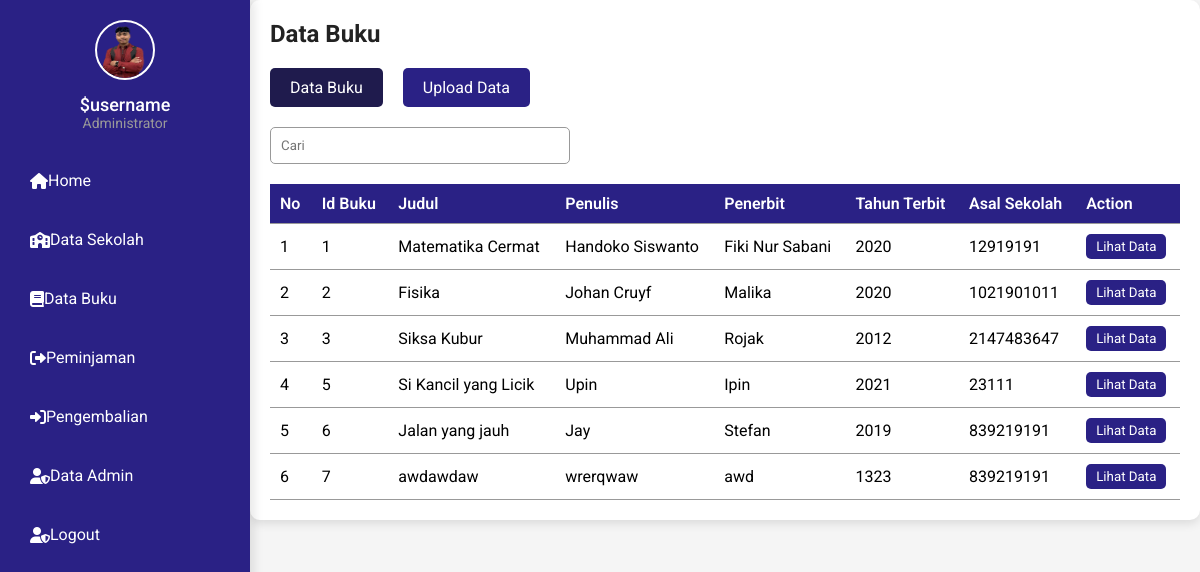
Page /databuku.php on the committed database.
### tables this page shows
CREATE TABLE `tbldata_buku` (
  `id_buku` int(11) NOT NULL,
  `judul` varchar(255) DEFAULT NULL,
  `penulis` varchar(255) DEFAULT NULL,
  `penerbit` varchar(255) DEFAULT NULL,
  `tahun_terbit` varchar(4) DEFAULT NULL,
  `fk_induk` int(11) DEFAULT NULL
);

### databuku.php (the view, shortened to what this page needs)
<?php
include 'koneksi.php';
?>
<!DOCTYPE html>
<html lang="en">
  <head>
    <link rel="stylesheet" href="css/databuku.css" />
    <link rel="stylesheet" href="https://cdnjs.cloudflare.com/ajax/libs/font-awesome/6.0.0-beta3/css/all.min.css" />
  </head>
  <body>
    <div class="sidebar">
        <div class="profile">
          <img src="img/MIFTAHUL.png" alt="" class="profile-pic" />
          <p class="profile-name"> $username </p>
          <p class="profile-role">Administrator</p>
        </div>
        <nav>
          <ul>
            <li>
              <a href="index.php"><i class="fas fa-home"></i> Home</a>
            </li>
            <li>
              <a href="datasekolah.php"><i class="fas fa-school"></i> Data Sekolah</a>
            </li>
            <li>
              <a href="#" class="active"><i class="fas fa-book"></i> Data Buku</a>
            </li>
            <li>
              <a href="datapeminjaman.php"><i class="fas fa-sign-out-alt"></i> Peminjaman</a>
            </li>
            <li>
              <a href="datapengembalian.php"><i class="fas fa-sign-in-alt"></i> Pengembalian</a>
            </li>
            <li>
              <a href="dataadmin.php"><i class="fas fa-user-shield"></i> Data Admin</a>
            </li>
            <li>
              <a href="logout.php"><i class="fas fa-user-shield"></i>Logout</a>
            </li>
          </ul>
        </nav>
      </div>
    <div class="main-content">
      <h2>Data Buku</h2>
      <div class="tabs">
        <button class="active">Data Buku</button>
        <button onclick="window.location.href='buku.php'">Upload Data</button>
      </div>
      <div class="search-bar">
        <input type="search" placeholder="Cari" />
      </div>
      <table>
        <thead>
          <tr>
            <th>No</th>
            <th>Id Buku</th>
            <th>Judul</th>
            <th>Penulis</th>
            <th>Penerbit</th>
            <th>Tahun Terbit</th>
            <th>Asal Sekolah</th>
            <th>Action</th>
          </tr>
        </thead>
        <tbody>
        <?php
          $query = "SELECT * FROM tbldata_buku";
          $result = mysqli_query($conn, $query);
          if (mysqli_num_rows($result) > 0) {
              $no = 1;
              while ($row = mysqli_fetch_assoc($result)) {
                  echo "<tr>";
                  echo "<td>" . $no++ . "</td>";
                  echo "<td>" . $row['id_buku'] . "</td>";
                  echo "<td>" . $row['judul'] . "</td>";
                  echo "<td>" . $row['penulis'] . "</td>";
                  echo "<td>" . $row['penerbit'] . "</td>";
		  echo "<td>" . $row['tahun_terbit'] . "</td>";
		  echo "<td>" . $row['fk_induk'] . "</td>";
                  echo "<td><button onclick=\"window.location.href='buku.php'\">Lihat Data</button></td>";
                  echo "</tr>";
              }
          } else {
              echo "<tr><td colspan='6'>Tidak ada data</td></tr>";
          }
          ?>
        </tbody>
      </table>
    </div>
  </body>
</html>

### css/databuku.css (style rules this page uses)
* { font-family: "Roboto", sans-serif; margin: 0; padding: 0; box-sizing: border-box; }
:root { --blue: #2a2185; --white: #fff; --grey: #f5f5f5; --black1: #222; --black2: #999; --black3: #2e2b24; }
body { height: 100vh; overflow-x: hidden; background: var(--grey); }
.sidebar { position: fixed; width: 250px; height: 100%; background: var(--blue); padding: 20px; transition: 0.5s; box-shadow: 4px 0 10px rgba(0, 0, 0, 0.1); }
.profile { text-align: center; margin-bottom: 30px; }
.profile-pic { width: 60px; height: 60px; border-radius: 100px; border: 2px solid var(--white); }
.profile-name { margin-top: 10px; color: var(--white); font-size: 18px; font-weight: 500; }
.profile-role { font-size: 14px; color: var(--black2); }
nav ul { list-style-type: none; }
nav ul li { margin: 20px 0; }
nav ul li a { color: var(--white); text-decoration: none; display: flex; align-items: center; padding: 10px; border-radius: 10px; transition: background-color 0.3s, transform 0.2s; }
.main-content { flex-grow: 1; margin-left: 250px; padding: 20px; background-color: var(--white); border-radius: 10px; box-shadow: 0 4px 10px rgba(0, 0, 0, 0.1); }
h2 { font-size: 24px; color: var(--black1); }
.tabs { display: flex; gap: 20px; margin-top: 20px; }
.tabs button { padding: 10px 20px; border-radius: 5px; background-color: var(--blue); color: var(--white); font-size: 16px; cursor: pointer; transition: background-color 0.3s; border: none; }
.tabs button.active { background-color: #1f1b4d; }
.search-bar { margin-top: 20px; }
.search-bar input { padding: 10px; width: 100%; max-width: 300px; border-radius: 5px; border: 1px solid var(--black2); }
table { width: 100%; border-collapse: collapse; margin-top: 20px; }
table th, table td { padding: 10px; text-align: left; border-bottom: 1px solid var(--black2); }
table th { background-color: var(--blue); color: var(--white); font-weight: 600; }
table td button { padding: 5px 10px; background-color: var(--blue); color: var(--white); border: none; border-radius: 5px; cursor: pointer; transition: background-color 0.3s; }

### rows in the picture
tbldata_buku: id_buku "1", judul "Matematika Cermat", penulis "Handoko Siswanto", penerbit "Fiki Nur Sabani", tahun_terbit "2020", fk_induk "12919191"
tbldata_buku: id_buku "2", judul "Fisika", penulis "Johan Cruyf", penerbit "Malika", tahun_terbit "2020", fk_induk "1021901011"
tbldata_buku: id_buku "3", judul "Siksa Kubur", penulis "Muhammad Ali", penerbit "Rojak", tahun_terbit "2012", fk_induk "2147483647"
tbldata_buku: id_buku "5", judul "Si Kancil yang Licik", penulis "Upin", penerbit "Ipin", tahun_terbit "2021", fk_induk "23111"
tbldata_buku: id_buku "6", judul "Jalan yang jauh", penulis "Jay", penerbit "Stefan", tahun_terbit "2019", fk_induk "839219191"
tbldata_buku: id_buku "7", judul "awdawdaw", penulis "wrerqwaw", penerbit "awd", tahun_terbit "1323", fk_induk "839219191"
